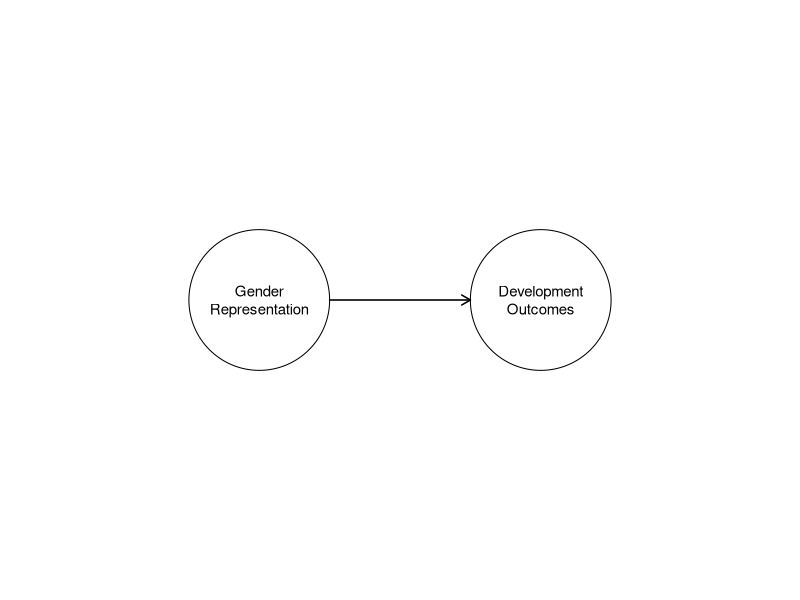
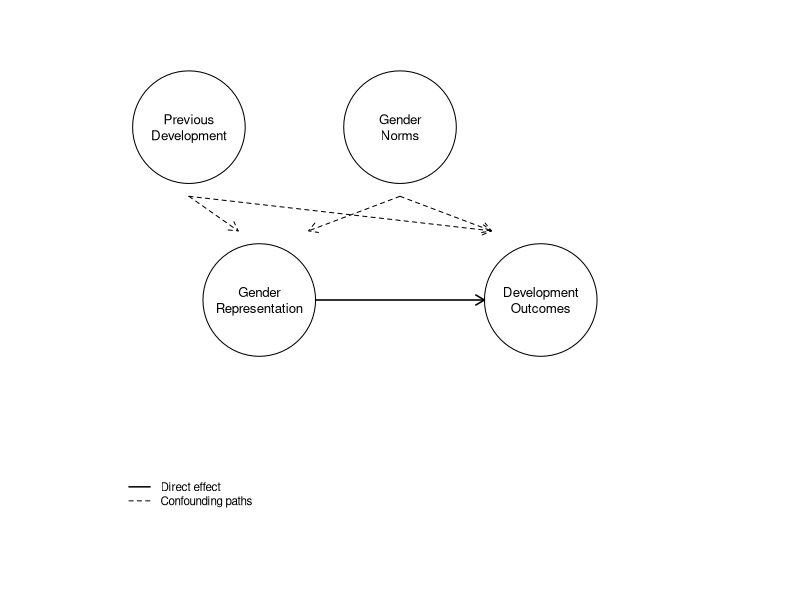
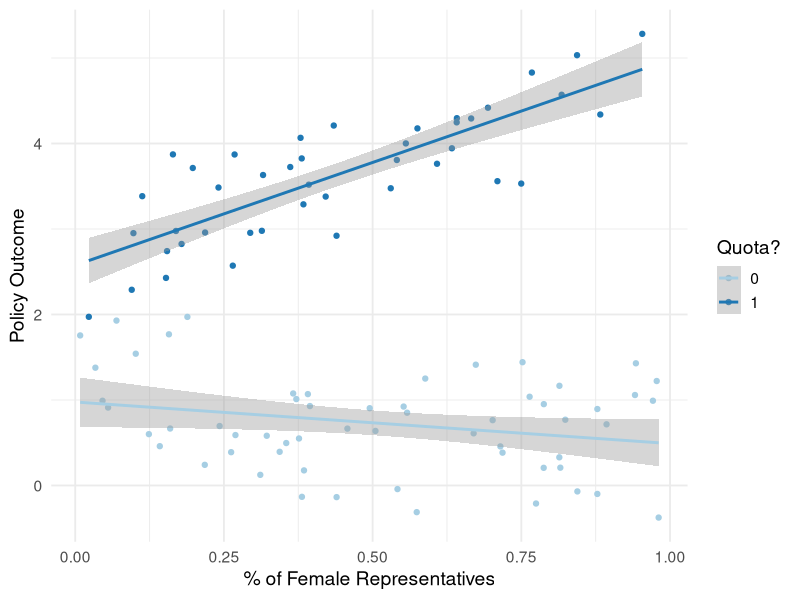

The R script that drew these images, in order:
## ---- chunk 1

par(mar = c(1, 1, 1, 1), bg = NA) 
plot(0, 0, type = "n", xlim = c(0, 10), ylim = c(0, 2), 
     xaxt = "n", yaxt = "n", xlab = "", ylab = "", 
     main = "", bty = "n")

symbols(c(3, 7), c(1, 1), circles = c(1, 1), 
        inches = FALSE, add = TRUE, bg = "white")


text(3, 1, "Gender\nRepresentation", cex = 0.9)
text(7, 1, "Development\nOutcomes", cex = 0.9)

# Add arrow
arrows(4, 1, 6, 1, length = 0.1, lwd = 1.5)
## ---- chunk 2

par(mar = c(1, 1, 1, 1), bg = NA)  # Reduce margins and set transparent background
plot(0, 0, type = "n", xlim = c(0, 10), ylim = c(0, 6), 
     xaxt = "n", yaxt = "n", xlab = "", ylab = "", 
     main = "", bty = "n")  # bty="n" removes the box

# Define node positions
x_pos <- c(3, 7, 2, 5)
y_pos <- c(3, 3, 5, 5)
labels <- c("Gender\nRepresentation", "Development\nOutcomes", 
           "Previous\nDevelopment", "Gender\nNorms")

# Add nodes as circles
symbols(x_pos, y_pos, circles = rep(0.8, 4), 
        inches = FALSE, add = TRUE, bg = "white")

# Add text to nodes
text(x_pos, y_pos, labels, cex = 0.8)

# Add arrows
# Direct effect
arrows(3.8, 3, 6.2, 3, length = 0.1, lwd = 1.5)

# Confounding paths
arrows(2, 4.2, 2.7, 3.8, length = 0.1, lwd = 1, lty = 2)  # Previous dev -> Gender rep
arrows(2, 4.2, 6.3, 3.8, length = 0.1, lwd = 1, lty = 2)  # Previous dev -> Dev outcomes

arrows(5, 4.2, 3.7, 3.8, length = 0.1, lwd = 1, lty = 2)  # Gender norms -> Gender rep
arrows(5, 4.2, 6.3, 3.8, length = 0.1, lwd = 1, lty = 2)  # Gender norms -> Dev outcomes

# Add legend
legend(1, 1, 
       legend = c("Direct effect", "Confounding paths"), 
       lty = c(1, 2), 
       lwd = c(1.5, 1), 
       cex = 0.7,
       bty = "n")
## ---- chunk 3
# Create a table showing binary interaction
binary_example <- data.frame(
  X = c(0, 1, 0, 1),
  Z = c(0, 0, 1, 1),
 `X*Z` = c(0, 0, 0, 1)
)
knitr::kable(binary_example, caption = "")
## ---- chunk 4
#| echo: true
#| warning: false
#| code-fold: true
#| centering: true
#| code-summary: "Show code"

require(tidyverse)
set.seed(12)
beta_0 <- 1    # Intercept
beta_1 <- -.5    # Coefficient for women's representation
beta_2 <- 1.5  # Coefficient for quota system
beta_3 <- 3    # Coefficient for interaction term
sigma <- 0.5   # Standard deviation of noise

interaction_data <- tibble(
  women_representation = runif(100, 0, 1),
  quota_system = sample(0:1, 100, replace = T)) %>%
  mutate(
    policy_outcome = beta_0 + 
      beta_1 * women_representation + 
      beta_2 * quota_system + 
      beta_3 * (women_representation * quota_system) + 
      rnorm(n(), 0, sigma))

## ---- chunk 5

ggplot(interaction_data, 
       aes(x = women_representation, 
           y = policy_outcome, 
           color = factor(quota_system))) +
  geom_point() +
  geom_smooth(method = "lm") +
  labs(x = "% of Female Representatives",
       y = "Policy Outcome",
       color = "Quota?") + 
  theme_minimal(base_size = 14) +
  scale_color_brewer(palette = 3, type = "qual")

## ---- chunk 6

#| echo: true
#| warning: false
#| code-fold: true
#| centering: true
#| code-summary: "Show code"
 
# Fit interaction model
interaction_model <- lm(policy_outcome ~  women_representation * quota_system, 
                        data = interaction_data)

summary(interaction_model)
